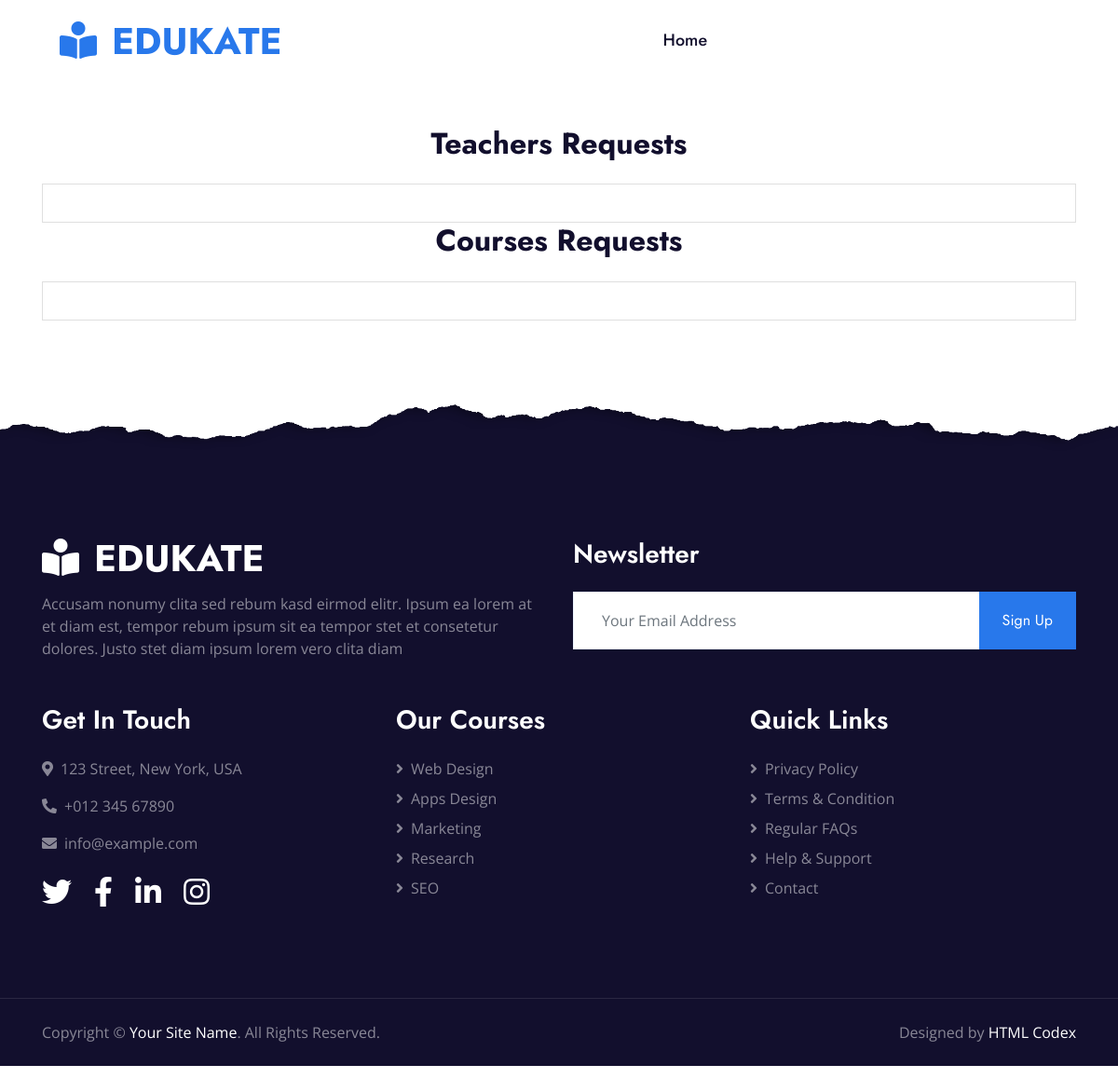
Before: /admin_dashboard with the older database file.
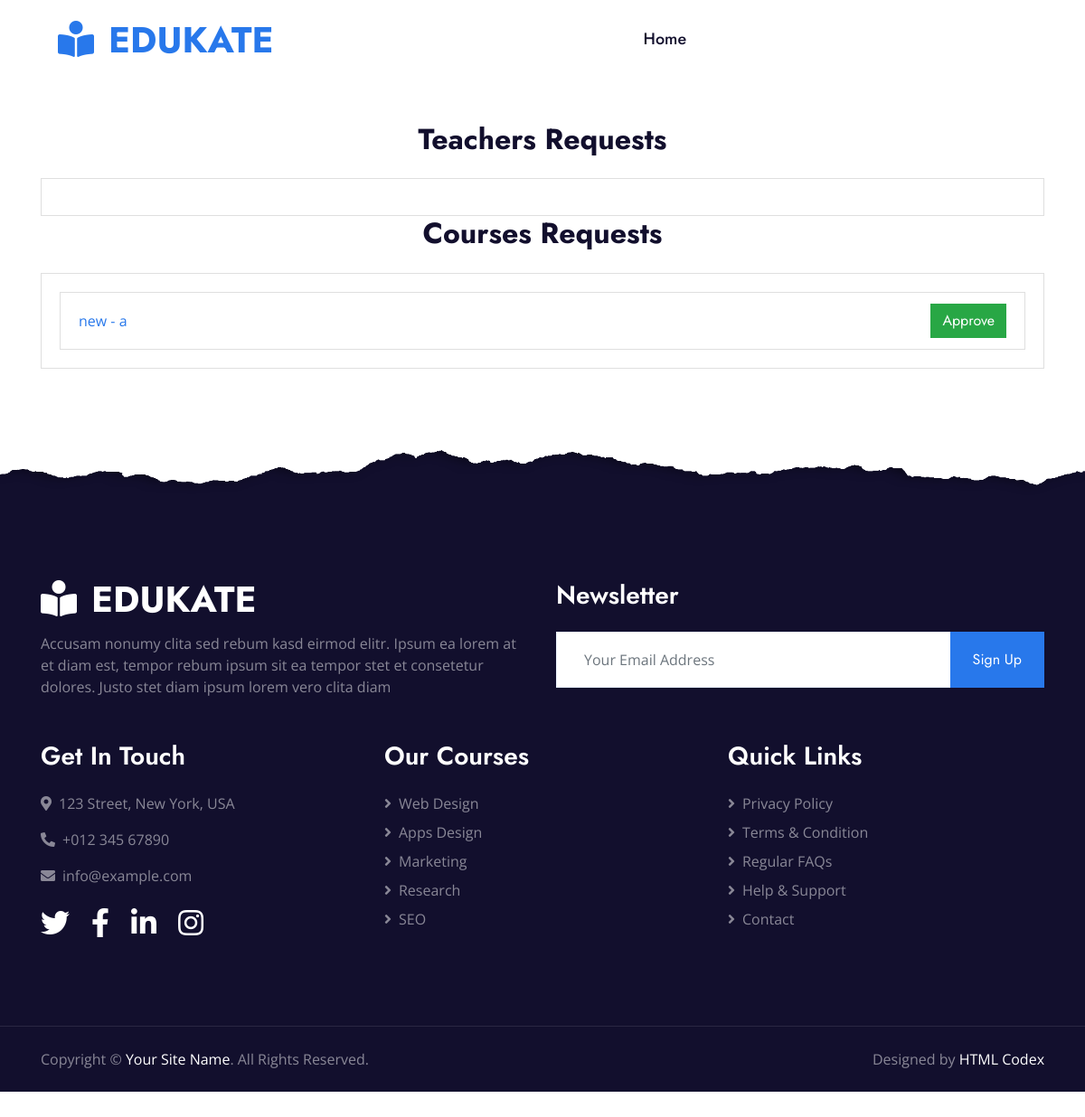
After: the same page with the newer database file.
### main.py (models this page shows)
    class Courses(db.Model):
        id = db.Column(db.Integer, primary_key=True)
        course_name = db.Column(db.String(1000))
        teacher_name = db.Column(db.String(100))
        teacher_phone = db.Column(db.String(100))
        course_price = db.Column(db.Integer)
        rate = db.Column(db.String(100))
        course_sample = db.Column(db.String(100))
        status = db.Column(db.String(100))
        users = db.relationship('User', secondary=user_course_association, back_populates='courses')

### main.py (the view)
@app.route("/admin_dashboard")
def admin_dashboard():
    pending_requests = Teacher.query.filter_by(status='pending').all()
    pending_courses = Courses.query.filter_by(status='pending').all()
    return render_template("admin_dashboard.html", pending_requests=pending_requests, pending_courses=pending_courses)

### templates/admin_dashboard.html (shortened to what the changed rows need)
<!DOCTYPE html>
<html lang="en">
<head>
    <link href="https://cdnjs.cloudflare.com/ajax/libs/font-awesome/5.10.0/css/all.min.css" rel="stylesheet">
    <link href="lib/owlcarousel/assets/owl.carousel.min.css" rel="stylesheet">
    <link href="../static/css/style.css" rel="stylesheet">
</head>
<body>
    <div class="container-fluid p-0">
        <nav class="navbar navbar-expand-lg bg-white navbar-light py-3 py-lg-0 px-lg-5">
            <a href="index.html" class="navbar-brand ml-lg-3">
                <h1 class="m-0 text-uppercase text-primary"><i class="fa fa-book-reader mr-3"></i>Edukate</h1>
            </a>
        </nav>
    </div>
<section id="admin-dashboard" class="py-5">
    <div class="container">
    <h2 class="text-center mb-4">Teachers Requests</h2>
</div>
    <div class="container">
        <h2 class="text-center mb-4">Courses Requests</h2>
                <div class="card">
            <div class="card-body">
                <ul class="list-group">
                    {% for course in pending_courses %}
                        <li class="list-group-item d-flex justify-content-between align-items-center">
                            <a href="{{ url_for('course_detail', course_id=course.id) }}">
                                {{ course.course_name }} - {{ course.teacher_name }}
                            </a>
                            <a href="{{ url_for('approve_course_request', course_id=course.id) }}" class="btn btn-success">Approve</a>
                        </li>
                    {% endfor %}
                </ul>
            </div>
        </div>
    </div>
    <div class="container-fluid position-relative overlay-top bg-dark text-white-50 py-5" style="margin-top: 90px;">
        <div class="container mt-5 pt-5">
            <div class="row">
                <div class="col-md-6 mb-5">
                    <a href="index.html" class="navbar-brand">
                        <h1 class="mt-n2 text-uppercase text-white"><i class="fa fa-book-reader mr-3"></i>Edukate</h1>
                    </a>
                </div>
            </div>
        </div>
    </div>
</body>
</html>

Changed rows visible on the page:
added Courses: course_name "new", teacher_name "a"
